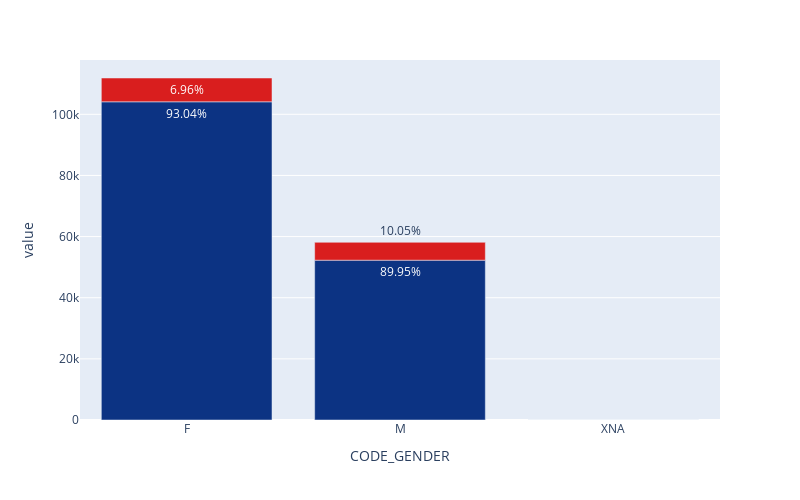

The notebook cell this image was saved under:
### Code cell
plot_bar(app_train, 'CODE_GENDER')

### Figure 1 — Plotly figure (JSON) as saved in the notebook; plotly's stock layout.template omitted (floating-point values rounded to 4 significant figures)
{"data": [{"alignmentgroup": "True", "hovertemplate": "CODE_GENDER=%{x}<br>value=%{y}<br>text=%{text}<br>TARGET=%{marker.color}<extra></extra>", "legendgroup": "", "marker": {"color": [0, 1, 0, 1, 0, 1], "coloraxis": "coloraxis", "pattern": {"shape": ""}}, "name": "", "offsetgroup": "", "orientation": "v", "showlegend": false, "text": ["93.04%", "6.96%", "89.95%", "10.05%", "100.00%", "0.00%"], "textposition": "auto", "type": "bar", "x": ["F", "F", "M", "M", "XNA", "XNA"], "xaxis": "x", "y": [104087, 7787, 52281, 5844, 1, 0], "yaxis": "y"}], "layout": {"autosize": false, "barmode": "relative", "coloraxis": {"colorbar": {"title": {"text": "TARGET"}}, "colorscale": [[0, "rgb(12,51,131)"], [0.25, "rgb(10,136,186)"], [0.5, "rgb(242,211,56)"], [0.75, "rgb(242,143,56)"], [1, "rgb(217,30,30)"]], "showscale": false}, "height": 500, "legend": {"title": {"text": "Legend Heading"}, "tracegroupgap": 0}, "margin": {"t": 60}, "showlegend": true, "width": 800, "xaxis": {"anchor": "y", "domain": [0, 1], "title": {"text": "CODE_GENDER"}}, "yaxis": {"anchor": "x", "domain": [0, 1], "title": {"text": "value"}}}}
